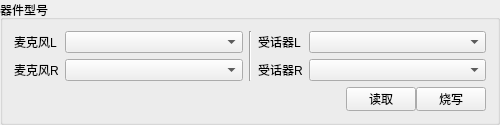
                   <widget class="QGroupBox" name="groupBox_5">
                    <property name="sizePolicy">
                     <sizepolicy hsizetype="Fixed" vsizetype="Fixed">
                      <horstretch>0</horstretch>
                      <verstretch>0</verstretch>
                     </sizepolicy>
                    </property>
                    <property name="minimumSize">
                     <size>
                      <width>500</width>
                      <height>0</height>
                     </size>
                    </property>
                    <property name="maximumSize">
                     <size>
                      <width>500</width>
                      <height>16777215</height>
                     </size>
                    </property>
                    <property name="title">
                     <string>器件型号</string>
                    </property>
                    <layout class="QVBoxLayout" name="verticalLayout_44">
                     <item>
                      <layout class="QHBoxLayout" name="horizontalLayout_53">
                       <item>
                        <layout class="QGridLayout" name="gridLayout_39">
                         <item row="1" column="0">
                          <widget class="QLabel" name="label_80">
                           <property name="sizePolicy">
                            <sizepolicy hsizetype="Fixed" vsizetype="Preferred">
                             <horstretch>0</horstretch>
                             <verstretch>0</verstretch>
                            </sizepolicy>
                           </property>
                           <property name="text">
                            <string>麦克风R</string>
                           </property>
                          </widget>
                         </item>
                         <item row="0" column="0">
                          <widget class="QLabel" name="label_79">
                           <property name="sizePolicy">
                            <sizepolicy hsizetype="Fixed" vsizetype="Preferred">
                             <horstretch>0</horstretch>
                             <verstretch>0</verstretch>
                            </sizepolicy>
                           </property>
                           <property name="text">
                            <string>麦克风L</string>
                           </property>
                          </widget>
                         </item>
                         <item row="0" column="1">
                          <widget class="ComboBoxCustom" name="DeviceModeNumLeftMicBox">
                           <property name="maximumSize">
                            <size>
                             <width>16777215</width>
                             <height>22</height>
                            </size>
                           </property>
                          </widget>
                         </item>
                         <item row="1" column="1">
                          <widget class="ComboBoxCustom" name="DeviceModeNumRightMicBox">
                           <property name="maximumSize">
                            <size>
                             <width>16777215</width>
                             <height>22</height>
                            </size>
                           </property>
                          </widget>
                         </item>
                        </layout>
                       </item>
                       <item>
                        <widget class="Line" name="line_15">
                         <property name="orientation">
                          <enum>Qt::Vertical</enum>
                         </property>
                        </widget>
                       </item>
                       <item>
                        <layout class="QGridLayout" name="gridLayout_40">
                         <item row="0" column="1">
                          <widget class="ComboBoxCustom" name="DeviceModeNumLeftReceiverBox">
                           <property name="maximumSize">
                            <size>
                             <width>16777215</width>
                             <height>22</height>
                            </size>
                           </property>
                          </widget>
                         </item>
                         <item row="1" column="0">
                          <widget class="QLabel" name="label_82">
                           <property name="sizePolicy">
                            <sizepolicy hsizetype="Fixed" vsizetype="Preferred">
                             <horstretch>0</horstretch>
                             <verstretch>0</verstretch>
                            </sizepolicy>
                           </property>
                           <property name="text">
                            <string>受话器R</string>
                           </property>
                          </widget>
                         </item>
                         <item row="1" column="1">
                          <widget class="ComboBoxCustom" name="DeviceModeNumRightReceiverBox">
                           <property name="maximumSize">
                            <size>
                             <width>16777215</width>
                             <height>22</height>
                            </size>
                           </property>
                          </widget>
                         </item>
                         <item row="0" column="0">
                          <widget class="QLabel" name="label_81">
                           <property name="sizePolicy">
                            <sizepolicy hsizetype="Fixed" vsizetype="Preferred">
                             <horstretch>0</horstretch>
                             <verstretch>0</verstretch>
                            </sizepolicy>
                           </property>
                           <property name="text">
                            <string>受话器L</string>
                           </property>
                          </widget>
                         </item>
                        </layout>
                       </item>
                      </layout>
                     </item>
                     <item>
                      <widget class="QWidget" name="DeviceTypeWidget" native="true">
                       <layout class="QVBoxLayout" name="verticalLayout_52">
                        <property name="spacing">
                         <number>0</number>
                        </property>
                        <property name="leftMargin">
                         <number>0</number>
                        </property>
                        <property name="topMargin">
                         <number>0</number>
                        </property>
                        <property name="rightMargin">
                         <number>0</number>
                        </property>
                        <property name="bottomMargin">
                         <number>0</number>
                        </property>
                        <item>
                         <layout class="QGridLayout" name="gridLayout_21">
                          <item row="0" column="1">
                           <widget class="QPushButton" name="DeviceModeNumReadDataBtn">
                            <property name="sizePolicy">
                             <sizepolicy hsizetype="Fixed" vsizetype="Fixed">
                              <horstretch>0</horstretch>
                              <verstretch>0</verstretch>
                             </sizepolicy>
                            </property>
                            <property name="maximumSize">
                             <size>
                              <width>70</width>
                              <height>24</height>
                             </size>
                            </property>
                            <property name="text">
                             <string>读取</string>
                            </property>
                           </widget>
                          </item>
                          <item row="0" column="0">
                           <spacer name="horizontalSpacer_17">
                            <property name="orientation">
                             <enum>Qt::Horizontal</enum>
                            </property>
                            <property name="sizeHint" stdset="0">
                             <size>
                              <width>40</width>
                              <height>20</height>
                             </size>
                            </property>
                           </spacer>
                          </item>
                          <item row="0" column="2">
                           <widget class="QPushButton" name="DeviceModeNumWriteDataBtn">
                            <property name="sizePolicy">
                             <sizepolicy hsizetype="Fixed" vsizetype="Fixed">
                              <horstretch>0</horstretch>
                              <verstretch>0</verstretch>
                             </sizepolicy>
                            </property>
                            <property name="maximumSize">
                             <size>
                              <width>70</width>
                              <height>24</height>
                             </size>
                            </property>
                            <property name="text">
                             <string>烧写</string>
                            </property>
                           </widget>
                          </item>
                         </layout>
                        </item>
                       </layout>
                      </widget>
                     </item>
                    </layout>
                   </widget>
